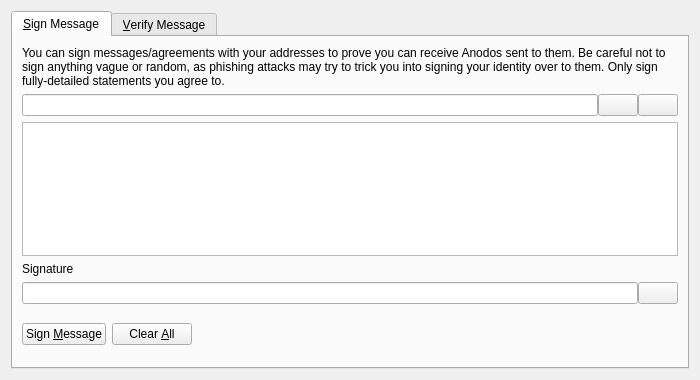
<?xml version="1.0" encoding="UTF-8"?>
<ui version="4.0">
 <class>SignVerifyMessageDialog</class>
 <widget class="QDialog" name="SignVerifyMessageDialog">
  <property name="geometry">
   <rect>
    <x>0</x>
    <y>0</y>
    <width>700</width>
    <height>380</height>
   </rect>
  </property>
  <property name="windowTitle">
   <string>Signatures - Sign / Verify a Message</string>
  </property>
  <property name="modal">
   <bool>true</bool>
  </property>
  <layout class="QVBoxLayout" name="verticalLayout">
   <item>
    <widget class="QTabWidget" name="tabWidget">
     <property name="currentIndex">
      <number>0</number>
     </property>
     <widget class="QWidget" name="tabSignMessage">
      <attribute name="title">
       <string>&amp;Sign Message</string>
      </attribute>
      <layout class="QVBoxLayout" name="verticalLayout_SM">
       <item>
        <widget class="QLabel" name="infoLabel_SM">
         <property name="text">
          <string>You can sign messages/agreements with your addresses to prove you can receive Anodos sent to them. Be careful not to sign anything vague or random, as phishing attacks may try to trick you into signing your identity over to them. Only sign fully-detailed statements you agree to.</string>
         </property>
         <property name="textFormat">
          <enum>Qt::PlainText</enum>
         </property>
         <property name="wordWrap">
          <bool>true</bool>
         </property>
        </widget>
       </item>
       <item>
        <layout class="QHBoxLayout" name="horizontalLayout_1_SM">
         <property name="spacing">
          <number>0</number>
         </property>
         <item>
          <widget class="QValidatedLineEdit" name="addressIn_SM">
           <property name="toolTip">
            <string>The Anodos address to sign the message with</string>
           </property>
          </widget>
         </item>
         <item>
          <widget class="QPushButton" name="addressBookButton_SM">
           <property name="toolTip">
            <string>Choose previously used address</string>
           </property>
           <property name="text">
            <string/>
           </property>
           <property name="shortcut">
            <string>Alt+A</string>
           </property>
           <property name="autoDefault">
            <bool>false</bool>
           </property>
          </widget>
         </item>
         <item>
          <widget class="QPushButton" name="pasteButton_SM">
           <property name="toolTip">
            <string>Paste address from clipboard</string>
           </property>
           <property name="text">
            <string/>
           </property>
           <property name="shortcut">
            <string>Alt+P</string>
           </property>
           <property name="autoDefault">
            <bool>false</bool>
           </property>
          </widget>
         </item>
        </layout>
       </item>
       <item>
        <widget class="QPlainTextEdit" name="messageIn_SM">
         <property name="toolTip">
          <string>Enter the message you want to sign here</string>
         </property>
        </widget>
       </item>
       <item>
        <widget class="QLabel" name="signatureLabel_SM">
         <property name="text">
          <string>Signature</string>
         </property>
         <property name="textFormat">
          <enum>Qt::PlainText</enum>
         </property>
        </widget>
       </item>
       <item>
        <layout class="QHBoxLayout" name="horizontalLayout_2_SM">
         <property name="spacing">
          <number>0</number>
         </property>
         <item>
          <widget class="QLineEdit" name="signatureOut_SM">
           <property name="font">
            <font>
             <italic>true</italic>
            </font>
           </property>
           <property name="readOnly">
            <bool>true</bool>
           </property>
          </widget>
         </item>
         <item>
          <widget class="QPushButton" name="copySignatureButton_SM">
           <property name="toolTip">
            <string>Copy the current signature to the system clipboard</string>
           </property>
           <property name="text">
            <string/>
           </property>
           <property name="autoDefault">
            <bool>false</bool>
           </property>
          </widget>
         </item>
        </layout>
       </item>
       <item>
        <layout class="QHBoxLayout" name="horizontalLayout_3_SM">
         <item>
          <widget class="QPushButton" name="signMessageButton_SM">
           <property name="toolTip">
            <string>Sign the message to prove you own this Anodos address</string>
           </property>
           <property name="text">
            <string>Sign &amp;Message</string>
           </property>
           <property name="autoDefault">
            <bool>false</bool>
           </property>
          </widget>
         </item>
         <item>
          <widget class="QPushButton" name="clearButton_SM">
           <property name="toolTip">
            <string>Reset all sign message fields</string>
           </property>
           <property name="text">
            <string>Clear &amp;All</string>
           </property>
           <property name="autoDefault">
            <bool>false</bool>
           </property>
          </widget>
         </item>
         <item>
          <spacer name="horizontalSpacer_1_SM">
           <property name="orientation">
            <enum>Qt::Horizontal</enum>
           </property>
           <property name="sizeHint" stdset="0">
            <size>
             <width>40</width>
             <height>48</height>
            </size>
           </property>
          </spacer>
         </item>
         <item>
          <widget class="QLabel" name="statusLabel_SM">
           <property name="font">
            <font>
             <weight>75</weight>
             <bold>true</bold>
            </font>
           </property>
           <property name="text">
            <string/>
           </property>
           <property name="wordWrap">
            <bool>true</bool>
           </property>
          </widget>
         </item>
         <item>
          <spacer name="horizontalSpacer_2_SM">
           <property name="orientation">
            <enum>Qt::Horizontal</enum>
           </property>
           <property name="sizeHint" stdset="0">
            <size>
             <width>40</width>
             <height>48</height>
            </size>
           </property>
          </spacer>
         </item>
        </layout>
       </item>
      </layout>
     </widget>
     <widget class="QWidget" name="tabVerifyMessage">
      <attribute name="title">
       <string>&amp;Verify Message</string>
      </attribute>
      <layout class="QVBoxLayout" name="verticalLayout_VM">
       <item>
        <widget class="QLabel" name="infoLabel_VM">
         <property name="text">
          <string>Enter the receiver's address, message (ensure you copy line breaks, spaces, tabs, etc. exactly) and signature below to verify the message. Be careful not to read more into the signature than what is in the signed message itself, to avoid being tricked by a man-in-the-middle attack. Note that this only proves the signing party receives with the address, it cannot prove sendership of any transaction!</string>
         </property>
         <property name="textFormat">
          <enum>Qt::PlainText</enum>
         </property>
         <property name="alignment">
          <set>Qt::AlignLeading|Qt::AlignLeft|Qt::AlignTop</set>
         </property>
         <property name="wordWrap">
          <bool>true</bool>
         </property>
        </widget>
       </item>
       <item>
        <layout class="QHBoxLayout" name="horizontalLayout_1_VM">
         <property name="spacing">
          <number>0</number>
         </property>
         <item>
          <widget class="QValidatedLineEdit" name="addressIn_VM">
           <property name="toolTip">
            <string>The Anodos address the message was signed with</string>
           </property>
          </widget>
         </item>
         <item>
          <widget class="QPushButton" name="addressBookButton_VM">
           <property name="toolTip">
            <string>Choose previously used address</string>
           </property>
           <property name="text">
            <string/>
           </property>
           <property name="shortcut">
            <string>Alt+A</string>
           </property>
           <property name="autoDefault">
            <bool>false</bool>
           </property>
          </widget>
         </item>
        </layout>
       </item>
       <item>
        <widget class="QPlainTextEdit" name="messageIn_VM"/>
       </item>
       <item>
        <widget class="QValidatedLineEdit" name="signatureIn_VM"/>
       </item>
       <item>
        <layout class="QHBoxLayout" name="horizontalLayout_2_VM">
         <item>
          <widget class="QPushButton" name="verifyMessageButton_VM">
           <property name="toolTip">
            <string>Verify the message to ensure it was signed with the specified Anodos address</string>
           </property>
           <property name="text">
            <string>Verify &amp;Message</string>
           </property>
           <property name="autoDefault">
            <bool>false</bool>
           </property>
          </widget>
         </item>
         <item>
          <widget class="QPushButton" name="clearButton_VM">
           <property name="toolTip">
            <string>Reset all verify message fields</string>
           </property>
           <property name="text">
            <string>Clear &amp;All</string>
           </property>
           <property name="autoDefault">
            <bool>false</bool>
           </property>
          </widget>
         </item>
         <item>
          <spacer name="horizontalSpacer_1_VM">
           <property name="orientation">
            <enum>Qt::Horizontal</enum>
           </property>
           <property name="sizeHint" stdset="0">
            <size>
             <width>40</width>
             <height>48</height>
            </size>
           </property>
          </spacer>
         </item>
         <item>
          <widget class="QLabel" name="statusLabel_VM">
           <property name="font">
            <font>
             <weight>75</weight>
             <bold>true</bold>
            </font>
           </property>
           <property name="text">
            <string/>
           </property>
           <property name="wordWrap">
            <bool>true</bool>
           </property>
          </widget>
         </item>
         <item>
          <spacer name="horizontalSpacer_2_VM">
           <property name="orientation">
            <enum>Qt::Horizontal</enum>
           </property>
           <property name="sizeHint" stdset="0">
            <size>
             <width>40</width>
             <height>48</height>
            </size>
           </property>
          </spacer>
         </item>
        </layout>
       </item>
      </layout>
     </widget>
    </widget>
   </item>
  </layout>
 </widget>
 <customwidgets>
  <customwidget>
   <class>QValidatedLineEdit</class>
   <extends>QLineEdit</extends>
   <header>qvalidatedlineedit.h</header>
  </customwidget>
 </customwidgets>
 <resources>
  <include location="../ands.qrc"/>
 </resources>
 <connections/>
</ui>
